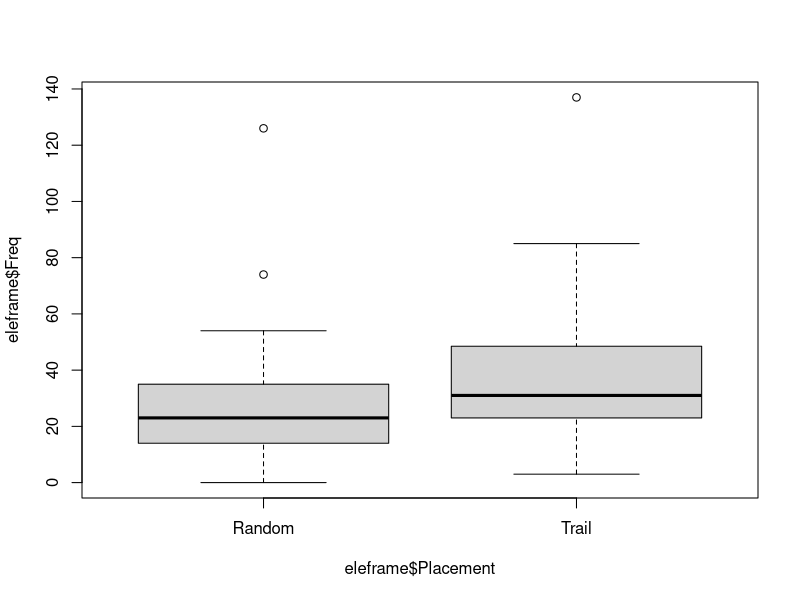
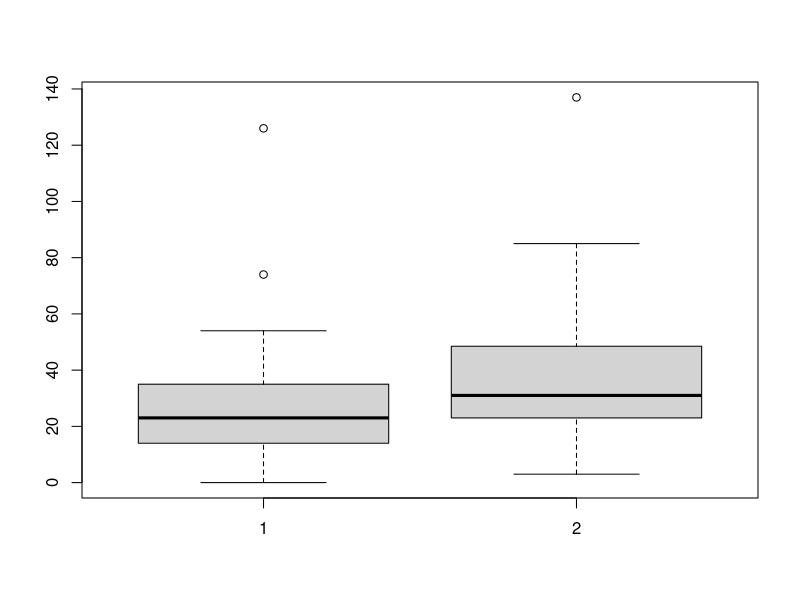
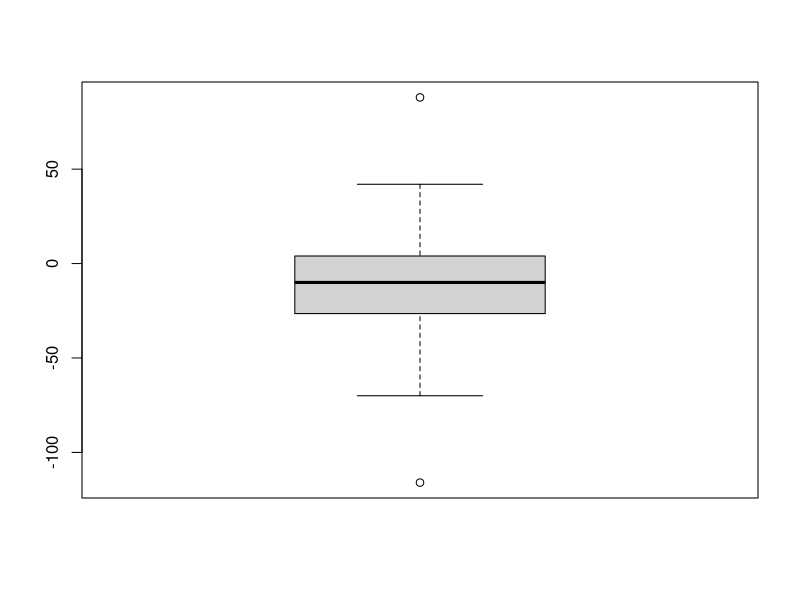
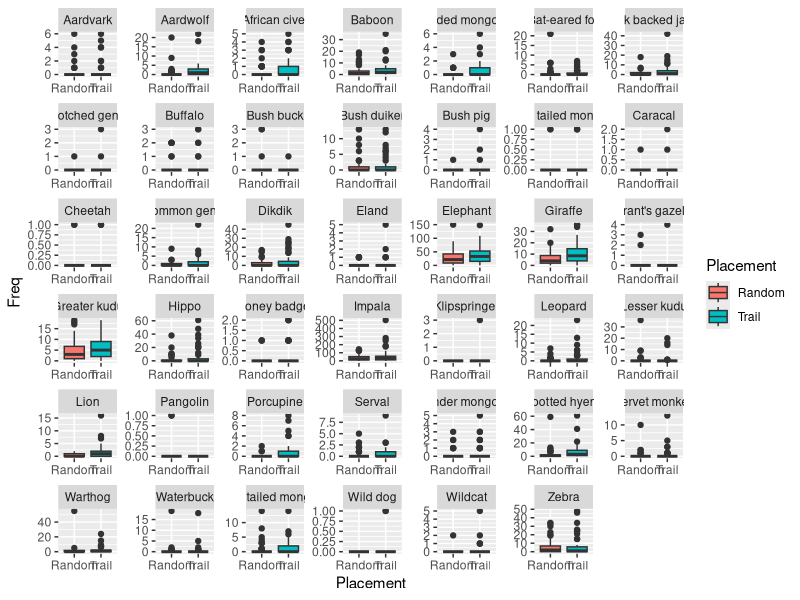
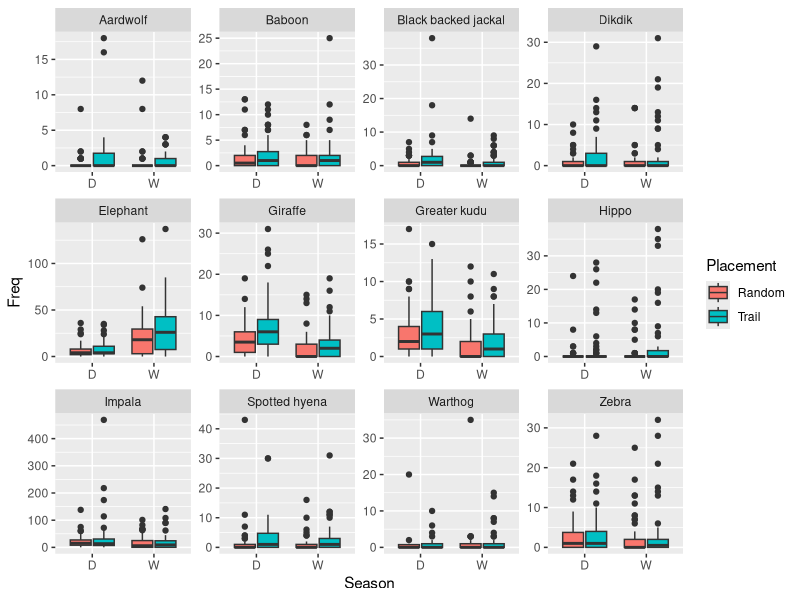
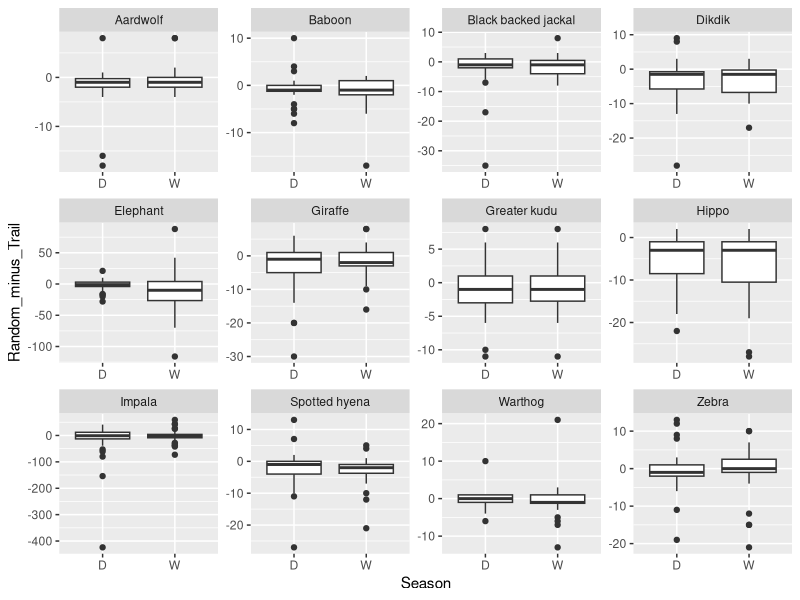

Write R code to recreate these figures, in order.
setwd("~/compbio/CompBio_on_git/") # set for your clone of Sam's repo
camData <- read.csv("Datasets/Cusack_et_al/Cusack_et_al_random_versus_trail_camera_trap_data_Ruaha_2013_14.csv", stringsAsFactors = F)


# ---------- PART 1: Filtering and analyzing with basic functions --------------- #

# get rows of data for elephants in the wet season:
# use row indexing with vectorized conditionals
elephantsWet <- camData[camData$Species == "Elephant" & camData$Season == "W", ]

# here's an alternative using the subset function
# elephantsWet2 <- subset(camData, Species == "Elephant" & Season == "W")
# all(elephantsWet == elephantsWet2)  # check that results are the same

# cross tabulate:
eletab <- with(elephantsWet, table(Station, Placement))
# take a look:
ftable(eletab)    # ftable() makes a more "attractive" looking output
# looks like a table with a bunch of rows corresponding to station names, and 
# then columns for placement: one for the random and one for the trail for each station.
# Coercing to data frame can help analysis:
eleframe <- as.data.frame(eletab)
# take a look and commpare with the table above:
eleframe
# boxplot can split frequencies by any variable in the data frame:
boxplot(eleframe$Freq ~ eleframe$Placement)

# as.data.frame() stacked the data.  Suppose I want it unstacked?
# first, get the frequency data:
elemat <- matrix(as.numeric(eletab), ncol = ncol(eletab))
# make a data frame with those data plus the station names as a variable:
eleframe <- data.frame(row.names(eletab), elemat)
# add column names:
colnames(eleframe) <- c("Station", dimnames(eletab)$Placement)
# take a look:
eleframe
# same boxplot as above, but with separate columns now:
boxplot(eleframe$Random, eleframe$Trail)
# finally, how about true pairwise comparisons, within "Station"
boxplot(eleframe$Random - eleframe$Trail)
# the latter shows that the large majority are negative, i.e., trail observations
# tend to be greater than random, controlling for location (by making the comparison
# within data pairs)

# that was 12 lines of code total to get all of that, with nothing beyond base R
# and three of those lines are just prints to the console, so it's only 9 lines of actual code!

# ------------------------------- PART 2 ------------------------------------ #
# --------------------- How about more variables at once? --------------------#

# cross tabulate for Species and Placement:
allTab <- with(camData, table(Species,Placement))
ftable(allTab) # shows a single data point per placement
# Given that this only gives a single data point per placement type,
# we realize we have lost the Station information, and thus this is NOT what we want.

# Re-do the crosstabulation with station information:
allTab <- with(camData, table(Species,Station,Placement))
ftable(allTab) # each species has multiple data points, one
               # per recording station
# Convert to data.frame for more ease of analysis:
alldf <- as.data.frame(allTab)
# make plotting easy with ggplot:
library(ggplot2)
ggplot(alldf, aes(x = Placement, y = Freq, fill = Placement)) + 
  geom_boxplot() + 
  facet_wrap(~Species, scale="free")
# interpretation of ggplot command:
  # line 1: make a ggplot object, with 
    # x axis variable = Placement
    # y axis variable = Freq (frequency count)
    # fill color will correspond to Placement (like x axis)
  # line 2: make a boxplot type of plot
  # line 3: make a multi-panel plot, where each panel 
      # corresponds to a different species, and let the y-axis
      # scaling vary between plots

# That was a crazy amount of plots!  And it only took TWO lines of
# code followed by a 3-line ggplot() command!!  


# -------------------------- PART 3 ---------------------------#
# -------------- subsetting AND cross-tabulation ------------- #

# Given that the last part made a crazy number of plots, 
# how about the 12 most common species?
# And how about splitting up the data for wet and dry seasons?

topNum <- 12  # number of species to keep
# first, figure out most common species observations.
# frequency count by species:
speciesCounts <- table(camData$Species) 
# sort them:
speciesCounts <- sort(speciesCounts, decreasing = T)
# take a look:
show(speciesCounts)
# get the names of the most common species:
topSpecies <- names(speciesCounts[1:topNum])
# take a look:
topSpecies
# now subset the data:
keepRows <- (camData$Species %in% topSpecies)
cat(paste("\nNumber of observations kept = ", sum(keepRows), "\n"))
topSpeciesData <- camData[keepRows, ]
# make a cross tabulation using all variables except 
# Reference and DateTime:
allTab <- with(topSpeciesData, table(Species,Station,Placement,Season))
# convert to data frame:
alldf <- as.data.frame(allTab)

# Note that the previous 10 lines of code, minus commands that print to screen, could
# be easily turned into a function for subsetting the data by species. Only 7
# lines of actual code do all that work!

# use ggplot to break it down by species, placement, and season:
ggplot(alldf, aes(x = Season, y = Freq, fill = Placement)) + 
  geom_boxplot() + 
  facet_wrap(~Species, scale="free")

# ------------------------------- PART 4 -------------------------------------#
# ------- Pairwise DIFFERENCES for numbers of observartions by placement, ----#
# ---------------------- species, and station ------------------------------- #

calcPairwisePlacementDiffs <- function( data ){
  # function to make it easy to calculate pairwise diffs for numbers of 
  # observations of a species at a given station, where the pair of observations
  # is from the "Random" and "Trail" placements for a given station.
  # Note that because all the data are assumed to subsetted upon input (see code
  # below), what we need now is merely a count of the trail vs. random
  
  places <- data$Placement
  nRandomObs <- sum(places == "Random")
  nTrailObs <- sum(places == "Trail")
  # some error checking and validation:
  # total obs should account for all rows of data
  if ( nRandomObs + nTrailObs != nrow(data) ) {
    # Some informative messages in case our data don't conform to our expectations:
    cat("\nError in calcPairwisePlacementDiffs()!\n\t")
    cat("Unexpected value in Placement data:\n\t")
    oddPlaces <- which( !(places == "Random" | places == "Trail") )
    cat(paste("at postion(s)", oddPlaces, "I found:\n\t"))
    cat(places(oddPlaces))
    cat("\n\tReturning NaN\n")
    return( NaN )
  } else {
    # note that data frame expects Random - Trail
    return( nRandomObs - nTrailObs )
  }
  # note that in the absence of errors and comments, this function amounts to only 
  # four very simple lines of code
}


# First, make a data structure to hold pairwise diffs, consisting of 
# Season, Station, Species, RandomTrailDiff
# how many combinations are there?
dataToUse <- topSpeciesData 
 # create a new varible, "dataToUse" so we can do the following
 # with the whole data set or just some subset of it having the same
 # variables.  This would ALSO make it very easy to turn this all into a 
 # function later on if we wanted to!

seasons <- unique(dataToUse$Season)
nSeasons <- length(seasons)
stations <- unique(dataToUse$Station)
nStations <- length(stations)
species <- unique(dataToUse$Species)
nSpecies <- length(species)
# total number of combinations:
nComb <- nSeasons * nStations * nSpecies

# pre-allocate a data frame
PairwiseDiffs <- data.frame( Season = rep("", nComb), Station = rep("", nComb), Species = rep("", nComb), Random_minus_Trail = rep(0, nComb), stringsAsFactors = F)

rowCount <- 1 # placement of data in pre-allocated structure
for ( sp in species ) {
  data_sp <- dataToUse[dataToUse$Species == sp, ]
  # successive steps of filtering lead to less repetitions and smaller
  # structures for R to handle
  for ( st in stations ) {
    data_st <- data_sp[data_sp$Station == st, ]
    for ( seas in seasons ) {
      data_seas <- data_st[data_st$Season == seas, ]
      # need to account for possibility of NO observations at a station:
      if (nrow(data_seas) == 0 ) {
        pairDiff <- NA
      } else {
        pairDiff <- calcPairwisePlacementDiffs(data_seas)
      }
      if ( is.nan(pairDiff) ) {
        cat("\nError encountered in calcPairwisePlacementDiffs()!\n\t")
        cat("You need to fix your data on:\n\t")
        cat(paste(sp, st, seas))
      }
      # next command: important to get order right in list!
      PairwiseDiffs[rowCount, ] <- list(seas, st, sp, pairDiff)
      # lastly, increment row counter for next trip through loop
      rowCount <- rowCount + 1 
    }
  }
}

# Test if counting worked out correctly for combinations:
# This should evaluate to TRUE
(rowCount - 1) == nComb

ggplot(PairwiseDiffs, aes(x = Season, y = Random_minus_Trail)) + 
  geom_boxplot() + 
  facet_wrap(~Species, scale="free")


# ---------------------------------- PART 5 ----------------------------------- #
# ------ VALIDATION!  How can we check if we did what we THINK we did? -------- #
# ---- Compare results from part 1 with part 4 to check for consistency ------- #

# get data on just wet season for elephants from data.frame created in part 4:
justEle <- PairwiseDiffs[(PairwiseDiffs$Species == "Elephant" & PairwiseDiffs$Season == "W"), ]
# remove NA's since the crosstabulation in part 1 automatically did that:
justEle <- justEle[!is.na(justEle$Random_minus_Trail), ]
# check numbers:
nrow(justEle) == nrow(eleframe)  # should be TRUE if we have the same AMOUNT of data
# check for identical stats on pairwise diffs:
summary(justEle$Random_minus_Trail) == summary(eleframe$Random - eleframe$Trail)
